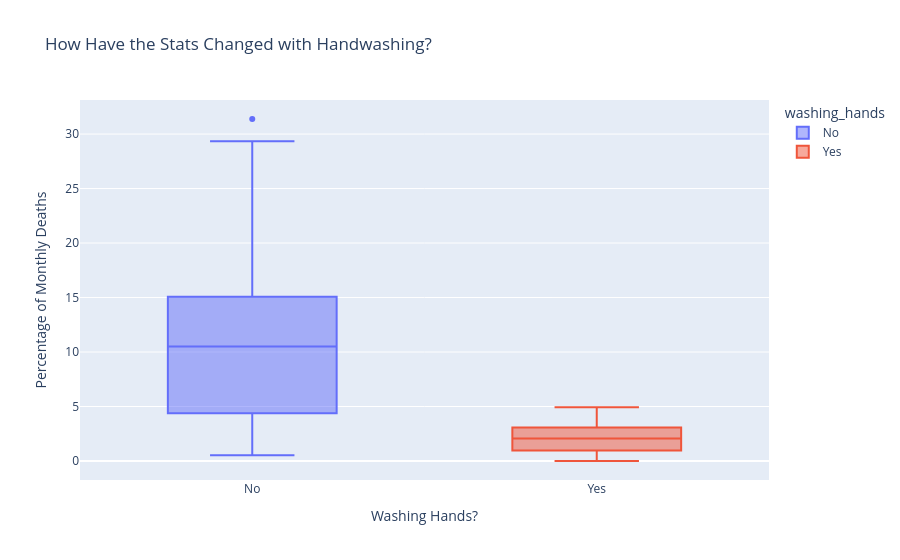

Here is the notebook cell this chart was saved with:
### Code cell
box = px.box(
    df_monthly,
    x="washing_hands",
    y="pct_deaths",
    color="washing_hands",
    title="How Have the Stats Changed with Handwashing?",
)

box.update_layout(
    xaxis_title="Washing Hands?",
    yaxis_title="Percentage of Monthly Deaths",
)

box.show()

### Figure 1 — Plotly figure (JSON) as saved in the notebook; plotly's stock layout.template omitted (floating-point values rounded to 4 significant figures)
{"data": [{"alignmentgroup": "True", "hovertemplate": "washing_hands=%{x}<br>pct_deaths=%{y}<extra></extra>", "legendgroup": "No", "marker": {"color": "#636efa"}, "name": "No", "notched": false, "offsetgroup": "No", "orientation": "v", "showlegend": true, "type": "box", "x": ["No", "No", "No", "No", "No", "No", "No", "No", "No", "No", "No", "No", "No", "No", "No", "No", "No", "No", "No", "No", "No", "No", "No", "No", "No", "No", "No", "No", "No", "No", "No", "No", "No", "No", "No", "No", "No", "No", "No", "No", "No", "No", "No", "No", "No", "No", "No", "No", "No", "No", "No", "No", "No", "No", "No", "No", "No", "No", "No", "No", "No", "No", "No", "No", "No", "No", "No", "No", "No", "No", "No", "No", "No", "No", "No", "No"], "x0": " ", "xaxis": "x", "y": [14.57, 7.531, 4.332, 1.569, 0.7843, 5.0, 8.421, 1.351, 1.878, 11.02, 22.55, 20.85, 12.22, 10.23, 10.74, 3.226, 6.593, 20.78, 25.46, 18.39, 29.34, 22.97, 31.38, 19.12, 15.97, 12.41, 11.93, 6.098, 4.082, 0.5236, 1.554, 2.262, 17.6, 7.143, 8.051, 15.16, 11.28, 17.03, 17.31, 5.833, 2.679, 4.369, 6.32, 1.224, 3.226, 11.02, 10.55, 7.591, 4.745, 4.452, 4.231, 4.392, 7.143, 6.122, 3.586, 10.55, 14.84, 10.94, 10.49, 13.39, 18.09, 15.43, 18.97, 13.44, 10.15, 13.1, 18.06, 14.39, 14.96, 10.77, 5.369, 3.215, 1.923, 3.607, 18.27, 12.24], "y0": " ", "yaxis": "y"}, {"alignmentgroup": "True", "hovertemplate": "washing_hands=%{x}<br>pct_deaths=%{y}<extra></extra>", "legendgroup": "Yes", "marker": {"color": "#EF553B"}, "name": "Yes", "notched": false, "offsetgroup": "Yes", "orientation": "v", "showlegend": true, "type": "box", "x": ["Yes", "Yes", "Yes", "Yes", "Yes", "Yes", "Yes", "Yes", "Yes", "Yes", "Yes", "Yes", "Yes", "Yes", "Yes", "Yes", "Yes", "Yes", "Yes", "Yes", "Yes", "Yes"], "x0": " ", "xaxis": "x", "y": [2.239, 1.2, 1.894, 4.58, 3.957, 4.472, 2.93, 3.534, 0.6873, 0.0, 0.6557, 0.9585, 1.136, 0.3717, 0.0, 0.9615, 2.341, 2.903, 1.34, 2.233, 3.085, 4.926], "y0": " ", "yaxis": "y"}], "layout": {"boxmode": "overlay", "legend": {"title": {"text": "washing_hands"}, "tracegroupgap": 0}, "title": {"text": "How Have the Stats Changed with Handwashing?"}, "xaxis": {"anchor": "y", "categoryarray": ["No", "Yes"], "categoryorder": "array", "domain": [0, 1], "title": {"text": "Washing Hands?"}}, "yaxis": {"anchor": "x", "domain": [0, 1], "title": {"text": "Percentage of Monthly Deaths"}}}}
